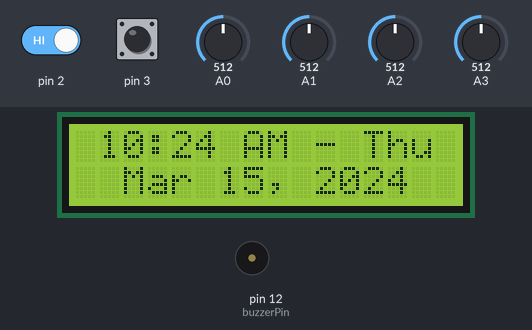
The sketch below on a simulated Arduino Uno, built with avr-gcc and run on an emulated ATmega328P. On the bench: 16×2 character LCD, buzzer (waves = sounding). Inputs (shaded band) come from the test bench; at power-on: pin 3 HIGH, pin 2 HIGH, A0 = 512, A1 = 512, A2 = 512, A3 = 512. The local clock reads 2024-03-15 10:24:30 at power-on unless the sketch sets it; what the sketch prints to the serial monitor is not drawn.

Above: at 1.2 s.
1.3 s: pin 3 pulled LOW for 0.15 s
At 2.9 s:
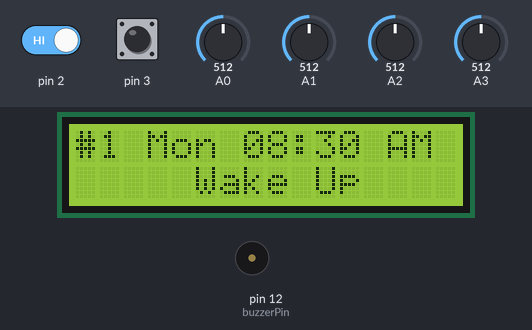
4.4 s: pin 3 pulled LOW for 1 s
At 5.6 s:
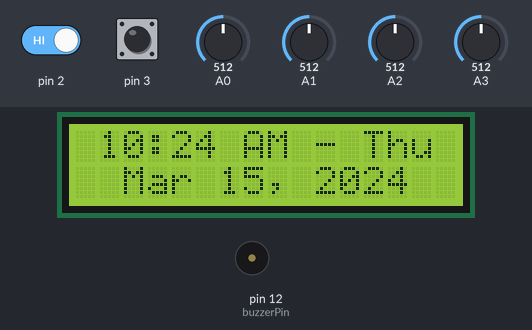
8.4 s: pin 3 pulled LOW for 0.15 s
At 11.4 s:
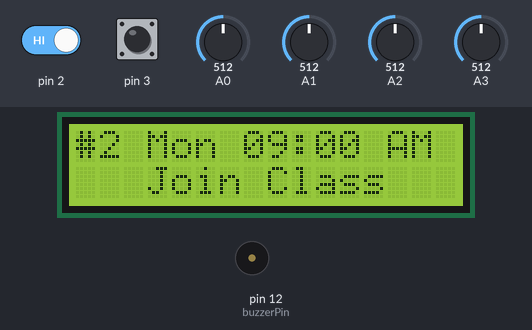
11.5 s: pin 3 pulled LOW for 3.2 s
At 13.9 s:
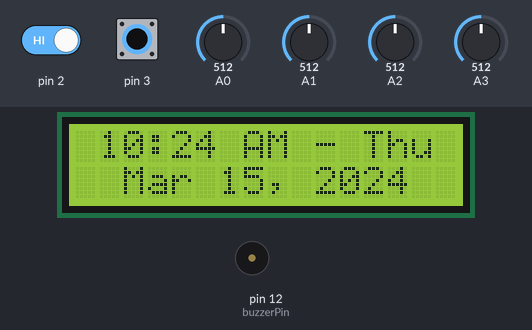
16.2 s: pin 3 pulled LOW for 0.15 s
At 18.2 s:
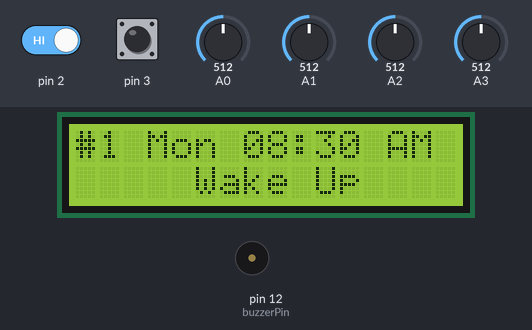
19.3 s: pin 2 driven LOW and pin 3 driven LOW
At 35.8 s:
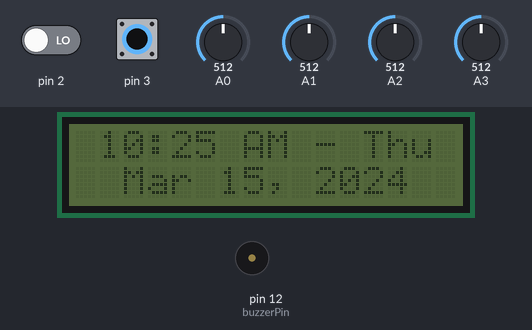
Timing chart, 0 to 36.1 s (numbered marks = the images above; inputs shaded):
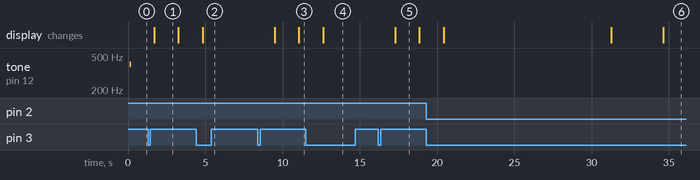

Measured:
- after the input at 1.3 s, the display: changes after 0.39 s (image 1)
- after the input at 4.4 s, the display: changes after 0.43 s (image 2)
- after the input at 8.4 s, the display: first changes after 1.1 s (image 3 shows a later state)
- after the input at 11.5 s, the display: changes after 1.1 s (image 4)
- after the input at 16.2 s, the display: changes after 1.1 s (image 5)
- after the input at 19.3 s, the display: first changes after 1.1 s (image 6 shows a later state)
- what the display in image 1 shows lasts 1.6 s, from 1.7 s to 3.3 s

The sketch:

clock.ino
```cpp
#include <LiquidCrystal_I2C.h>
#include <Wire.h>
#include <DS3231.h>
#include <String.h>

struct Info
{
public:
  double CpuUsage = 0.0;
  double RamUsage = 0.0;
  double GpuUsage = 0.0;
  short Processes = 0;
  byte Volume = 0;
  String NowPlaying = "na";
  byte PlayerStatus = 0;
};

struct Alarm
{
public:
  bool Enabled = false;
  bool Rang = false;
  String Name = "-n/a-";
  byte Hour = 0;
  byte Minute = 0;
  byte DayOfWeek = 0;
};

struct InputState
{
public:
  bool lUp;
  bool lDown;
  bool lRight;
  bool lLeft;
  bool rUp;
  bool rDown;
  bool rLeft;
  bool rRight;
  bool select;
  bool cancel;

  bool any()
  {
    return lUp || lDown || lLeft || lRight ||
           rUp || rDown || rLeft || rRight ||
           select || cancel;
  }
};

String centerString(String, byte = 16);

// classes
class AlarmManager
{
private:
  const byte _MAXALARMS = 30;
  Alarm* _alarms;
  const byte _MAXCHECK = 15; // minutes

public:
  AlarmManager()
  {
    _alarms = new Alarm[30];
  }

  void setAlarm(byte index, String name, byte hour, byte minute, byte dayOfWeek = 0)
  {
    _alarms[index].Name = centerString(name);
    _alarms[index].Hour = hour;
    _alarms[index].Minute = minute;
    _alarms[index].Enabled = true;
    _alarms[index].Rang = false;
    _alarms[index].DayOfWeek = dayOfWeek;
  }

  void armAll()
  {
    for (byte i = 0; i < _MAXALARMS; ++i)
    {
      if (_alarms[i].Enabled)
      {
        _alarms[i].Rang = false;
      }
    }
  }

  void init()
  {
    for (byte i = 0; i < _MAXALARMS; ++i)
    {
      _alarms[i].Name = "na";
      _alarms[i].Hour = 255;
      _alarms[i].Minute = 255;
      _alarms[i].Enabled = false;
      _alarms[i].Rang = false;
      _alarms[i].DayOfWeek = 255;
    }
  }

  Alarm* getAlarm(byte index)
  {
    return &(_alarms[index]);
  }

  bool isEnabled(byte index)
  {
    if (index >= _MAXALARMS || index < 0)
      return false;
    return _alarms[index].Enabled;
  }

  byte checkAlarm(byte currentHour, byte currentMinute, byte currentDayOfWeek)
  {
    for (byte i = 0; i < _MAXALARMS; ++i)
    {
      if (_alarms[i].Enabled)
      {
        if (currentHour == _alarms[i].Hour &&
            currentMinute >= _alarms[i].Minute &&
            currentMinute <= _alarms[i].Minute + _MAXCHECK &&
            !_alarms[i].Rang &&
            (_alarms[i].DayOfWeek == 0 || _alarms[i].DayOfWeek == currentDayOfWeek))
        {
          return i;
        }
      }
    }
    return 255;
  }
};
class InputManager
{
private:
  const double deadzone = 0.3;
  double rawLX = 0, rawLY = 0, rawRX = 0, rawRY = 0;
  bool selectDown = false;
  bool cancelDown = false;

  // rebounce stuff
  bool wasLD = false,
       wasLU = false,
       wasLR = false,
       wasLL = false,
       wasRD = false,
       wasRU = false,
       wasRR = false,
       wasRL = false,
       wasSelect = false,
       wasCancel = false;

public:
  int pinLX, pinLY, pinRX, pinRY, pinSelect, pinCancel;

  InputManager(int lX, int lY, int rX, int rY, int select, int cancel)
  {
    pinLX = lX;
    pinLY = lY;
    pinRX = rX;
    pinRY = rY;
    pinSelect = select;
    pinCancel = cancel;
  }

  void begin()
  {
    pinMode(pinSelect, INPUT_PULLUP); //pull select high
    pinMode(pinCancel, INPUT_PULLUP); //pull select high
  }

  void poll()
  {
    rawLX = (analogRead(pinLX) / 1023.0) - 0.5;
    rawLY = (analogRead(pinLY) / 1023.0) - 0.5;
    rawRX = (analogRead(pinRX) / 1023.0) - 0.5;
    rawRY = (analogRead(pinRY) / 1023.0) - 0.5;

    selectDown = digitalRead(pinSelect) == LOW;
    cancelDown = digitalRead(pinCancel) == LOW;

    //Serial.println("L: (" + String(rawLX) + ", " + String(rawLY)+ "); R: (" + String(rawRX) + ", " + String(rawRY) + ")");
  }

  InputState getState()
  {
    InputState state;
    bool lu = rawLY < -deadzone;
    bool ld = rawLY > deadzone;
    bool lr = rawLX < -deadzone;
    bool ll = rawLX > deadzone;

    bool ru = rawRY < -deadzone;
    bool rd = rawRY > deadzone;
    bool rr = rawRX < -deadzone;
    bool rl = rawRX > deadzone;

    state.lUp = lu && !wasLU;
    state.lDown = ld && !wasLD;
    state.lRight = lr && !wasLR;
    state.lLeft = ll && !wasLL;

    state.rUp = ru && !wasRU;
    state.rDown = rd && !wasRD;
    state.rLeft = rl && !wasRL;
    state.rRight = rr && !wasRR;

    state.select = selectDown && !wasSelect;
    state.cancel = cancelDown && !wasCancel;

    wasLU = lu;
    wasLD = ld;
    wasLL = ll;
    wasLR = lr;
    wasRU = ru;
    wasRD = rd;
    wasRL = rl;
    wasRR = rr;

    wasSelect = selectDown;
    wasCancel = cancelDown;

    return state;
  }
};

// modules
DS3231 clock;
RTClib rtc;
LiquidCrystal_I2C lcd(0x27, 16, 2);
InputManager input(A3, A2, A1, A0, 2, 3);
AlarmManager alarms;
//PCClient client(9600);

// cached datetime
byte _day = 0;
byte _month = 0;
byte _year = 0;
byte _hour = 0;
byte _minute = 0;
byte _second = 0;
byte _dow = 0;

// state vars
bool _clockChanged = false, _hourChanged = false, _dayChanged = false;
bool _buzzed = false;
int _backlightCycles = 0;

// alarm sound
double alarmSound[] = {600, 400, 800, 200};
byte alarmTone = 0;
byte alarmLength = 4;

// pins
int buzzerPin = 12;

/*
   MenuStates
    0 = Display DateTime
    1 = Monitor/Logging
    2 = Menu
    3 = Time Setup
    4 = Date Setup
    5 = Alarms Setup
    6 = Alarm Running
*/
byte menuState = 0;
byte alarmTrack = 0;

// timing
byte maxCycles = 100; // 100*10ms = 1000ms per single cycle
byte printOn = 0;     // which cycle to refresh clock
byte currentCycle = 0;
byte cycleDelay = 10;     //ms
int backlightTime = 1000; // 1000*10ms = 10,0000ms
bool backlightIsOn = true;

// date funcs
void SetDate(byte day, byte month, byte year, byte dayWeek)
{
  clock.setDate(day);
  clock.setMonth(month);
  clock.setYear(year);
  clock.setDoW(dayWeek);
}

void SetTime(byte hour, byte minute, byte second)
{
  clock.setHour(hour);
  clock.setMinute(minute);
  clock.setSecond(second);
}

void Set24Hour(bool enable)
{
  clock.setClockMode(!enable);
}

void updateClock()
{
  DateTime dateTime = rtc.now();

  byte day = dateTime.day();
  byte month = dateTime.month();
  byte year = clock.getYear();
  byte dow = clock.getDoW();

  byte hour = dateTime.hour();
  byte minute = dateTime.minute();
  byte second = dateTime.second();

  if (day != _day)
  {
    _clockChanged = true;
    _dayChanged = true;
    _day = day;
  }
  if (month != _month)
  {
    _clockChanged = true;
    _month = month;
  }
  if (year != _year)
  {
    _clockChanged = true;
    _year = year;
  }
  if (dow != _dow)
  {
    _clockChanged = true;
    _dow = dow;
  }

  if (hour != _hour)
  {
    _clockChanged = true;
    _hourChanged = true;
    _hour = hour;
  }
  if (minute != _minute)
  {
    _clockChanged = true;
    _minute = minute;
  }
  if (second != _second)
  {
    _second = second;
  }
}

String getWeekday(byte dow)
{
  if (dow == 1)
    return "Sun";
  if (dow == 2)
    return "Mon";
  if (dow == 3)
    return "Tue";
  if (dow == 4)
    return "Wed";
  if (dow == 5)
    return "Thu";
  if (dow == 6)
    return "Fri";
  if (dow == 7)
    return "Sat";
  return "Any";
}

String getMonth(byte month)
{
  if (month == 1)
    return "Jan";
  if (month == 2)
    return "Feb";
  if (month == 3)
    return "Mar";
  if (month == 4)
    return "Apr";
  if (month == 5)
    return "May";
  if (month == 6)
    return "Jun";
  if (month == 7)
    return "Jul";
  if (month == 8)
    return "Aug";
  if (month == 9)
    return "Sep";
  if (month == 10)
    return "Oct";
  if (month == 11)
    return "Nov";
  if (month == 12)
    return "Dec";
  return "nul";
}

// formatting & printing
String formatDoubleDigit(byte val)
{
  String v = String(val);
  if (val < 10)
    return "0" + v;
  return v;
}

String formatDate()
{
  return "  " + getMonth(_month) + " " + formatDoubleDigit(_day) + ", 20" + String(_year);
}

String amPm(byte hour)
{
  if (hour >= 0 && hour < 12)
    return "AM";
  return "PM";
}

String formatTime()
{
  return " " + formatDoubleDigit(_hour) + ":" + formatDoubleDigit(_minute) + " " + amPm(_hour) + " - " + getWeekday(_dow);
}

String centerString(String str, byte length = 16)
{
  byte startIndex = 0;
  if (str.length() < length)
  {
    startIndex = (length/2) - (str.length()/2);
  }

  String ret = "";

  // init string
  for (int i = 0; i < length; ++i)
  {
    if (i < startIndex)
    {
      ret += " ";
    } else if (i >= startIndex + str.length())
    {
      ret += " ";
    } else {
      ret += str[i-startIndex];
    }
  }

  return ret;
}

void setup()
{
  Wire.begin();
  pinMode(buzzerPin, OUTPUT);
  Serial.begin(9600);
  lcd.init();
  lcd.backlight();
  lcd.clear();
  input.begin();
  alarms.init();
  // monday
  alarms.setAlarm(0, "Wake Up", 8, 30, 2);
  alarms.setAlarm(1, "Join Class", 9, 00, 2);
  // tuesday
  alarms.setAlarm(2, "Wake Up", 7, 30, 3);
  alarms.setAlarm(3, "Join Class", 8, 00, 3);
  // wednesday
  alarms.setAlarm(4, "Wake Up", 6, 30, 4);
  alarms.setAlarm(5, "Join Class", 7, 00, 4);
  // thursday
  alarms.setAlarm(6, "Wake Up", 7, 30, 5);
  alarms.setAlarm(7, "Join Class", 8, 00, 5);
  // friday
  alarms.setAlarm(8, "Wake Up", 9, 30, 6);
  alarms.setAlarm(9, "Join Class", 10, 00, 6);

  // everyday
  alarms.setAlarm(10, "ECheck", 20, 00);
  alarms.setAlarm(11, "TEST", 14, 00);

  //lcd.setCursor(0, 0);
  //lcd.print("Loaded alarms.");
  //delay(1500);
  //lcd.clear();
  _backlightCycles = backlightTime;
}

void printTime()
{
  _clockChanged = false;
  lcd.clear();
  lcd.setCursor(0, 0);
  lcd.print(formatTime());
  lcd.setCursor(0, 1);
  lcd.print(formatDate());
  if (_hourChanged)
  {
    _hourChanged = false;
    tone(buzzerPin, 400);
    _buzzed = true;
  }
}

void clockMenuState()
{
  InputState state = input.getState();
  Serial.println("CLOCK");

  if (state.cancel)
  {
    // switch to monitoring/logging state
    menuState = 1;
    alarmTrack = 0;
    noTone(buzzerPin);
    _backlightCycles = backlightTime;
    lcd.backlight();
    backlightIsOn = true;
    return;
  }

  if (state.lUp)
  {
    tone(buzzerPin, 600, 200);
  }
  if (state.lDown)
  {
    tone(buzzerPin, 800, 200);
  }
  if (state.lLeft)
  {
    tone(buzzerPin, 200, 200);
  }
  if (state.lRight)
  {
    tone(buzzerPin, 400, 200);
  }

  if (state.any() || _hourChanged)
  {
    _backlightCycles = backlightTime;
    //Serial.println("Activated.");
  }

  // check if we are supposed to refresh the screen, and that the clock has changed
  if (currentCycle == printOn && _clockChanged)
    printTime();

  if (currentCycle == 6)
  {
    if (_buzzed)
    {
      noTone(buzzerPin);
      _buzzed = false;
    }
  }

  if (_backlightCycles > 1)
  {
    if (!backlightIsOn)
    {
      lcd.backlight();
      backlightIsOn = true;
    }
    _backlightCycles--;
  }
  else
  {
    if (backlightIsOn)
    {
      lcd.noBacklight();
      backlightIsOn = false;
    }
  }
}

void alarmState(byte alarmIndex)
{
  Alarm* alarm = alarms.getAlarm(alarmIndex);
  if (alarmIndex == 255)
  {
    return;
  }
  if (!backlightIsOn)
  {
    lcd.backlight();
    backlightIsOn = true;
  }
  InputState state = input.getState();
  /*
  if (currentCycle % 20 == 0)
  {
    tone(buzzerPin, 600);
    delay(50);
    noTone(buzzerPin);
  }
  */
  if (currentCycle % 20 == 0)
  {
    tone(buzzerPin, alarmSound[alarmTone], 150);
    alarmTone++;
    if (alarmTone >= alarmLength) {
      alarmTone = 0;
    }
  }
  if (_clockChanged)
  {
    _clockChanged = false;
    lcd.clear();
    lcd.setCursor(0, 0);
    Serial.println("PRINTING TIME");
    lcd.print(formatTime());
    lcd.setCursor(0, 1);
    Serial.println("PRINTING NAME");
    lcd.print(alarm->Name);
  }
  if (state.select || _hour != alarm->Hour)
  {
    _clockChanged = true;
    _hourChanged = false;
    menuState = 0;
    currentCycle = maxCycles - 1;
    alarm->Rang = true;
    _backlightCycles = backlightTime;
    //Serial.println("Alarm '" + alarm->Name + "' rang.");
  }
}

void settingsMenuState()
{

}
void timeMenuState()
{

}
void dateMenuState()
{

}
void alarmMenuState()
{

}

void loggingState()
{
  InputState state = input.getState();

  if (state.cancel)
  {
    menuState = 0;
    _clockChanged = true;
    _hourChanged = false;
    return;
  }

  if (currentCycle == 0)
  {
    Alarm* alarm = alarms.getAlarm(alarmTrack);

    lcd.clear();
    lcd.setCursor(0, 0);
    lcd.print("#" + String(alarmTrack+1) + " " + getWeekday(alarm->DayOfWeek) + " " + formatDoubleDigit(alarm->Hour) + ":" + formatDoubleDigit(alarm->Minute) + " " + amPm(alarm->Hour));
    lcd.setCursor(0, 1);
    lcd.print(centerString(alarm->Name));

    if (alarms.isEnabled(alarmTrack + 1))
    {
      alarmTrack++;
    } else {
      alarmTrack = 0;
    }
  }
}

void loop()
{
  updateClock();
  input.poll();
  byte alarmIndex = alarms.checkAlarm(_hour, _minute, _dow);

  if (alarmIndex != 255)
  {
    menuState = 6;
  }

  switch (menuState)
  {
    case 0: // clock display
      clockMenuState();
      break;
    case 1:
      loggingState();
      break;
    case 2: // settings menu state
      settingsMenuState();
      break;
    case 3: // time setting
      timeMenuState();
      break;
    case 4: // date setting
      dateMenuState();
      break;
    case 5: // alarm setting
      alarmMenuState();
      break;
    case 6: // alarm ringing
      if (alarmIndex == 255)
      {
        menuState = 0;
        break;
      }
      alarmState(alarmIndex);
      break;
  }

  if (currentCycle < maxCycles)
    currentCycle++;
  else
    currentCycle = 0;

  if (_dayChanged)
  {
    alarms.armAll();
    _dayChanged = false;
  }

  delay(cycleDelay);
}
```
